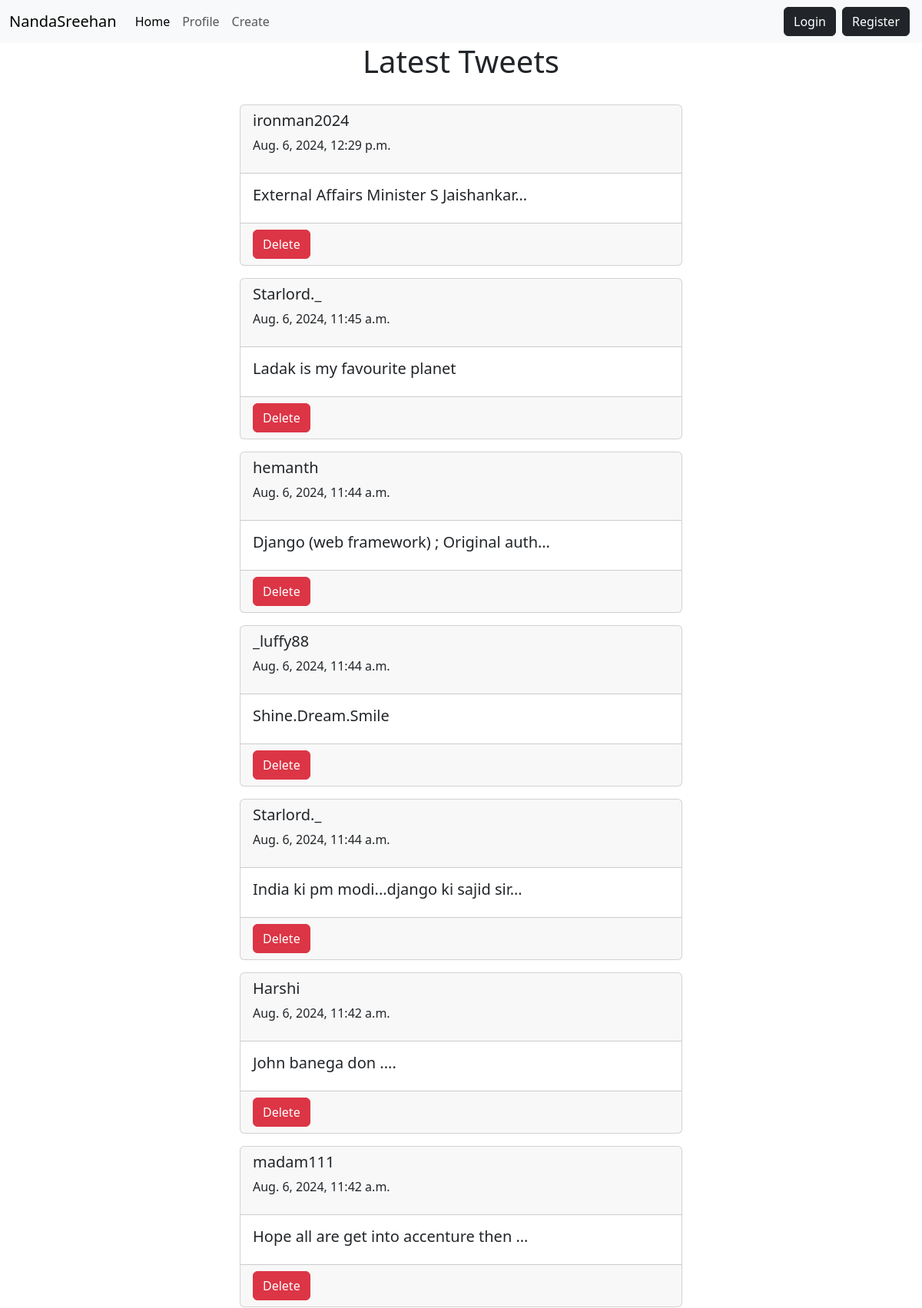
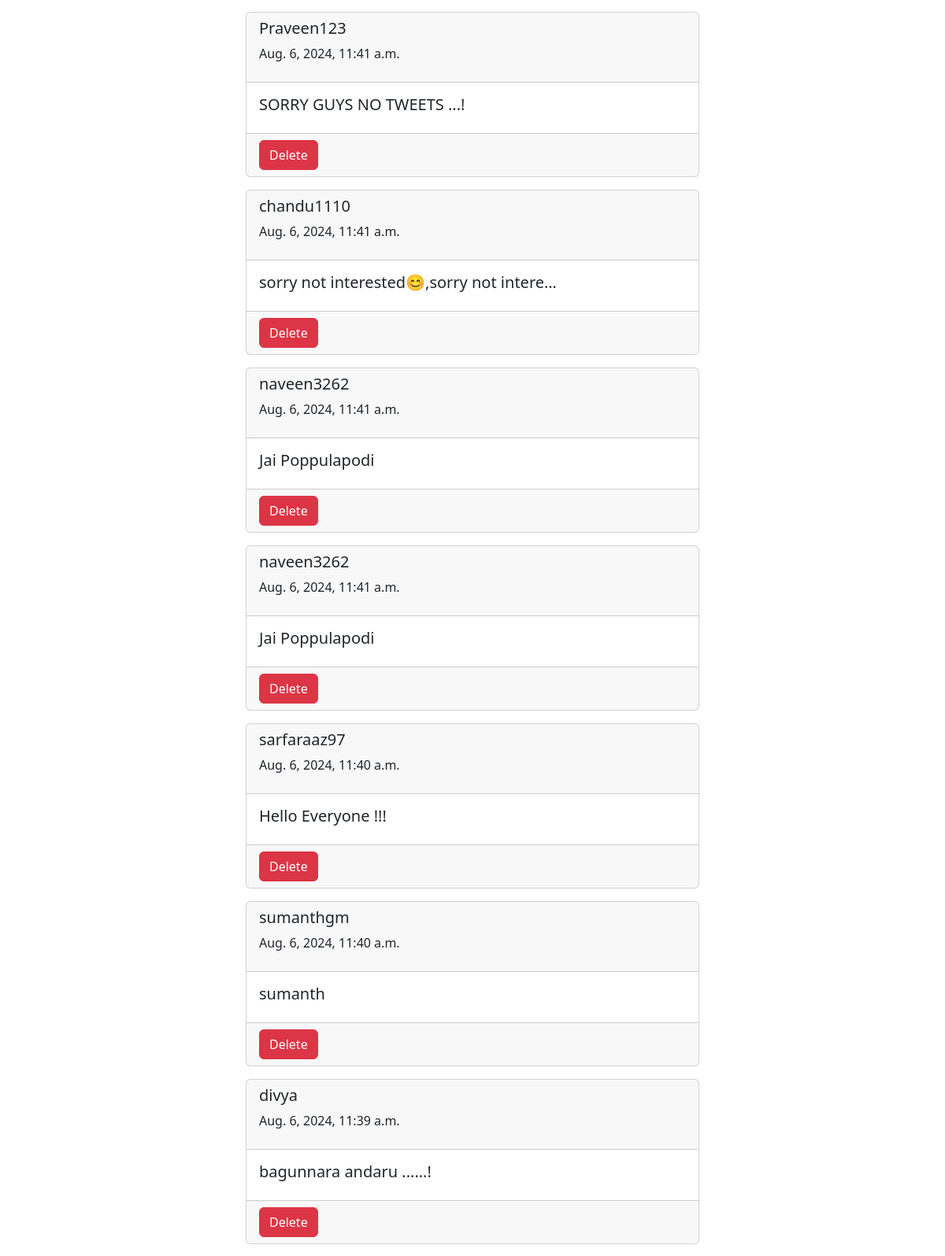
The page / (upper part) on the database its author committed (2 pictures, top to bottom).
### app1/models.py (models this page shows, shortened)
class tweet(models.Model):
    uname=models.CharField(max_length=30)
    post=models.CharField(max_length=200)
    date=models.DateTimeField(auto_now_add=True)

### app1/views.py (the view)
# urls.py: path('',views.home,name="homepage"),
def home(request):
    objs=tweet.objects.all()[::-1]
    return render(request,'index.html',{'result':objs})

### templates/index.html (shortened to what this page needs)
<!DOCTYPE html>
<html lang="en">
<head>
    <link href="https://cdn.jsdelivr.net/npm/bootstrap@5.3.3/dist/css/bootstrap.min.css" rel="stylesheet"
>
</head>
<body>
    {% include 'navbar.html' %}
    <h1 class="text-center text-dark">Latest Tweets</h1>
    <br>
    <div class="container col-lg-6">
        {% for i in result %}
        <a class="text-decoration-none text-dark" href="{% url 'showPost' i.id %}">
        <div class="card mb-3">
            <div class="card-header">
                <h5 class="">{{ i.uname }}</h5>
                <p>{{ i.date }}</p>
            </div>
            <div class="card-body">
                <h5 class="card-title">{{ i.post |truncatechars:39 }}</h5>
            </div>
            <div class="card-footer">
                <a href="{% url 'deletepost' i.id %}" class="btn btn-danger">Delete</a>
            </div>
        </div>
        </a>
        {% endfor %}
    </div>
</body>
</html>

### templates/navbar.html (shortened to what this page needs)
<nav class="navbar navbar-expand-lg bg-body-tertiary" style="z-index:1000">
    <div class="container-fluid">
      <a class="navbar-brand" href="#">NandaSreehan</a>
      <div class="collapse navbar-collapse" id="navbarSupportedContent">
        <ul class="navbar-nav me-auto mb-2 mb-lg-0">
          <li class="nav-item">
            <a class="nav-link active" aria-current="page" href="{% url 'homepage' %}">Home</a>
          </li>
          <li class="nav-item">
            <a class="nav-link" href="{% url 'profilepage' %}">Profile</a>
          </li>
          <li class="nav-item">
            <a class="nav-link" href="{% url 'createpost' %}">Create</a>
          </li>
        </ul>
        <div class="d-flex" role="search">
          {% if request.user.is_authenticated %}
          <a href="{% url 'logoutpage' %}" class="btn btn-danger" type="submit">Logout</a>
          {% else %}
          <a href="{% url 'loginpage' %}" class="btn btn-dark mx-1" type="submit">Login</a>
          <a href="{% url 'registerpage' %}" class="btn btn-dark mx-1" type="submit">Register</a>
          {% endif %}
        </div>
      </div>
    </div>
  </nav>

### rows shown on the page
tweet: uname "ironman2024", date "Aug. 6, 2024, 12:29 p.m.", post "External Affairs Minister S Jaishankar…"
tweet: uname "Starlord._", date "Aug. 6, 2024, 11:45 a.m.", post "Ladak is my favourite planet"
tweet: uname "hemanth", date "Aug. 6, 2024, 11:44 a.m.", post "Django (web framework) ; Original auth…"
tweet: uname "_luffy88", date "Aug. 6, 2024, 11:44 a.m.", post "Shine.Dream.Smile"
tweet: uname "Starlord._", date "Aug. 6, 2024, 11:44 a.m.", post "India ki pm modi...django ki sajid sir…"
tweet: uname "Harshi", date "Aug. 6, 2024, 11:42 a.m.", post "John banega don ...."
tweet: uname "madam111", date "Aug. 6, 2024, 11:42 a.m.", post "Hope all are get into accenture then …"
tweet: uname "Praveen123", date "Aug. 6, 2024, 11:41 a.m.", post "SORRY GUYS NO TWEETS ...!"
tweet: uname "chandu1110", date "Aug. 6, 2024, 11:41 a.m.", post "sorry not interested😊,sorry not intere…"
tweet: uname "naveen3262", date "Aug. 6, 2024, 11:41 a.m.", post "Jai Poppulapodi"
tweet: uname "naveen3262", date "Aug. 6, 2024, 11:41 a.m.", post "Jai Poppulapodi"
tweet: uname "sarfaraaz97", date "Aug. 6, 2024, 11:40 a.m.", post "Hello Everyone !!!"
tweet: uname "sumanthgm", date "Aug. 6, 2024, 11:40 a.m.", post "sumanth"
tweet: uname "divya", date "Aug. 6, 2024, 11:39 a.m.", post "bagunnara andaru ......!"
